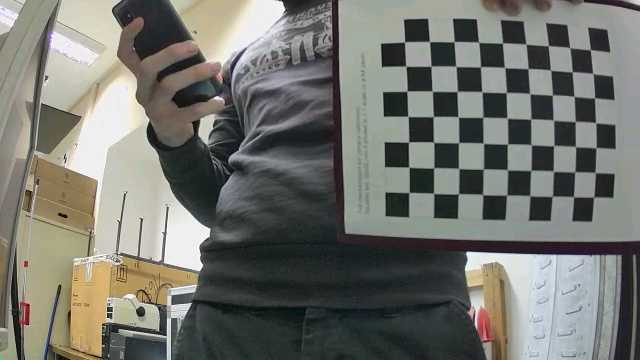
#> input picture left_camera_info/left_calib/2020-12-15_11_42_1VSTG213244BJXXK.jpg, 640 x 360 px; its folder holds only this picture in this run
$ python camera_calibration.py
#> lines starting #> are read from the running program, lines starting #| are printed output that depends on the picture; after the words box and inside, x2 and y2 are one past the last pixel; in counts of white or black regions, pixels touching at a corner belong together; long printed decimals are rounded
import numpy as np
import cv2
import glob
import matplotlib.pyplot as plt
# termination criteria
criteria = (cv2.TERM_CRITERIA_EPS + cv2.TERM_CRITERIA_MAX_ITER, 30, 0.001)
error_list = []

# prepare object points, like (0,0,0), (1,0,0), (2,0,0) ....,(6,5,0)
objp = np.zeros((9*7,3), np.float32)
objp[:,:2] = np.mgrid[0:7,0:9].T.reshape(-1,2)*10

# Arrays to store object points and image points from all the images.
objpoints = [] # 3d point in real world space
imgpoints = [] # 2d points in image plane.

images = glob.glob('left_camera_info/left_calib/*.jpg')
counter = 0
for fname in images:

    img = cv2.imread(fname)
#> img is the input picture: shape (360, 640, 3); mean B, G, R 110.4, 116.7, 115.9
    print(img.shape)
#| (360, 640, 3)
    gray = cv2.cvtColor(img,cv2.COLOR_BGR2GRAY)
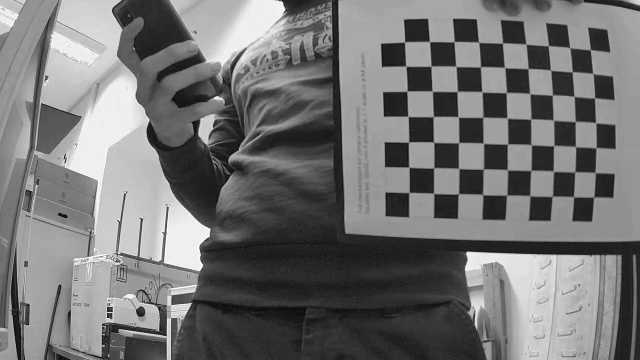
#> gray: shape (360, 640); min 1, max 255, mean 115.8

    # Find the chess board corners
    ret, corners = cv2.findChessboardCorners(gray, (7,9), None)
#> ret = True; corners = 63 rows, first 8: [409.2, 192.4], [409, 167.1], [408.7, 142], [407.9, 116.3], [407.1, 91.03], [406.2, 66.23], [404.4, 42], [433.5, 193.2]

    # If found, add object points, image points (after refining them)
    if ret == True:
        counter += 1
        objpoints.append(objp)

        corners2 = cv2.cornerSubPix(gray,corners, (11,11), (-1,-1),criteria)
#> corners2 = 63 rows, first 8: [409, 192.5], [408.9, 167.1], [408.5, 142], [408, 116.4], [406.9, 91.19], [405.8, 66.19], [404.5, 41.88], [433.7, 193.3]
        imgpoints.append(corners2)

        # Draw and display the corners
        img = cv2.drawChessboardCorners(img, (7, 9), corners2,ret)
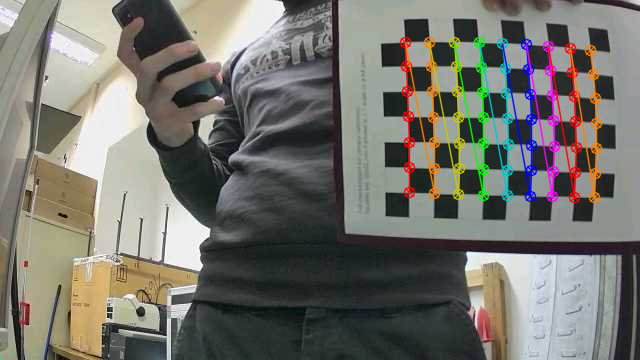
#> img: shape (360, 640, 3); 5.29% of pixels changed, all inside (x1, y1, x2, y2) = (399, 36, 603, 204)
        cv2.imshow('img',img)
        cv2.waitKey(500)
cv2.destroyAllWindows()
ret, mtx, dist, rvecs, tvecs = cv2.calibrateCamera(objpoints, imgpoints, gray.shape[::-1],None,None)
#> ret = 1.14; mtx = [[1480.5, 0, 321.7], [0, 1489.8, 175.7], [0, 0, 1]]; dist = [[-0.356, -9.65, 0.042, -0.0821, -21.35]]; rvecs = ([-0.026, 0.0484, -1.57],); tvecs = ([33.37, 7.03, 563.9],)

for i in images:
    und = cv2.undistort(cv2.imread(i), mtx, dist)
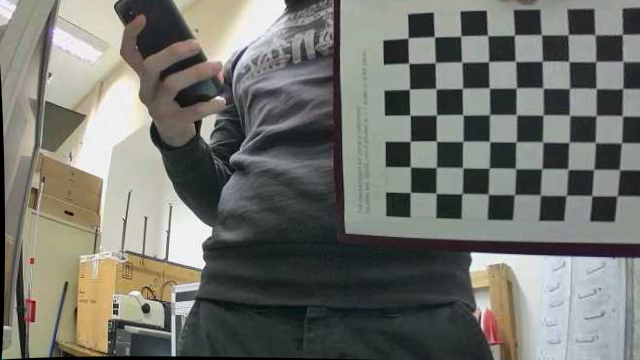
#> und: shape (360, 640, 3); mean B, G, R 109.2, 115.4, 114.5
    cv2.imshow('img',und)
    cv2.waitKey(500)
print(f'Image counter : {counter}')
mean_error = 0
for i in range(len(objpoints)):
    imgpoints2, _ = cv2.projectPoints(objpoints[i], rvecs[i], tvecs[i], mtx, dist)
    error = cv2.norm(imgpoints[i],imgpoints2, cv2.NORM_L2)/len(imgpoints2)
    error_list.append(error)
    mean_error += error
#> this loop made 1 pass
#> (error, mean_error) on pass 1: (0.143, 0.143)
#> after the loop, error_list = [0.143]; mean_error = 0.143


print (f'Reprojection error : {mean_error/len(objpoints)}')
#| Reprojection error : 0.1435
np.save('left_distortion.npy', dist)
mtx = 3 * mtx
#> mtx = [[4441.4, 0, 965.1], [0, 4469.4, 527.2], [0, 0, 3]]
mtx[2,2] = 1
np.save('left_camera.npy', mtx)
photos_list = [i+1 for i in range(counter)]
#> photos_list = [1]
plt.bar(photos_list, error_list)
plt.title('Pattern view error')
plt.xlabel('Photo number')
plt.ylabel('error (pixels')
plt.axhline(y = mean_error/len(objpoints), color = 'red')
plt.show()
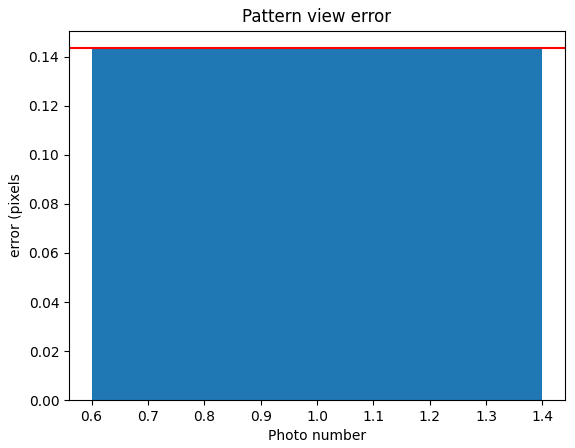
#> figure drawn by matplotlib, 1 panel

$ run again, on left_camera_info/left_calib/2020-12-15_11_43_2VSTG213244BJXXK.jpg
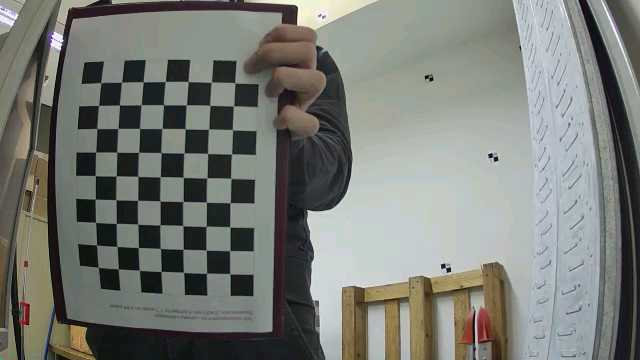
#> input picture left_camera_info/left_calib/2020-12-15_11_43_2VSTG213244BJXXK.jpg, 640 x 360 px
#> img is the input picture: shape (360, 640, 3); mean B, G, R 118.5, 123.9, 121.2
#| (360, 640, 3)
#> `ret, corners = cv2.findChessboardCorners(gray, (7,9), None)`: ret = True; corners = 63 rows, first 8: [100.7, 82.86], [121.7, 82.29], [143.3, 81.97], [165.3, 81.34], [187.9, 81.48], [211.4, 82.15], [234.5, 82.99], [98.9, 105.7]
#> corners2 = 63 rows, first 8: [100.8, 82.53], [121.5, 82.25], [143.1, 81.78], [165.2, 81.49], [188.1, 81.48], [211.3, 82.22], [234.8, 82.74], [98.57, 105.4]
#> img: shape (360, 640, 3); 5% of pixels changed, all inside (x1, y1, x2, y2) = (89, 75, 242, 281)
#> `ret, mtx, dist, rvecs, tvecs = cv2.calibrateCamera(objpoints, imgpoint..`: ret = 0.121; mtx = [[651.2, 0, 314.6], [0, 647.6, 209.5], [0, 0, 1]]; dist = [[-1.05, 1.62, -0.0255, -0.0199, -2.21]]; rvecs = ([0.0762, -0.262, 0.024],); tvecs = ([-90.71, -53.32, 243.8],)
#> `und = cv2.undistort(cv2.imread(i), mtx, dist)`:
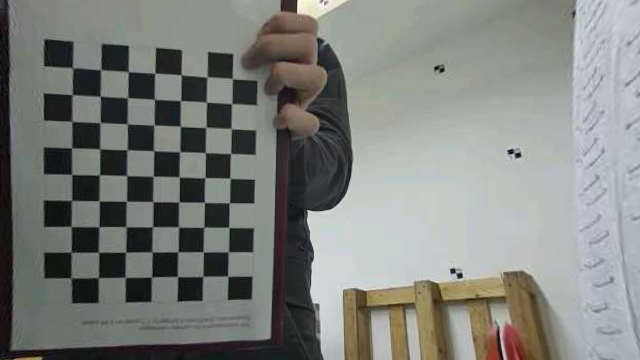
#> und: shape (360, 640, 3); mean B, G, R 125, 129.8, 126.1
#> the loop `for i in range(len(objpoints)):` made 1 pass
#> (error, mean_error) on pass 1: (0.0153, 0.0153)
#> after the loop `for i in range(len(objpoints)):`: error_list = [0.0153]; mean_error = 0.0153
#| Reprojection error : 0.01528
#> `mtx = 3 * mtx`: mtx = [[1953.5, 0, 943.9], [0, 1942.9, 628.4], [0, 0, 3]]
#> photos_list = [1]
#> `plt.show()`:
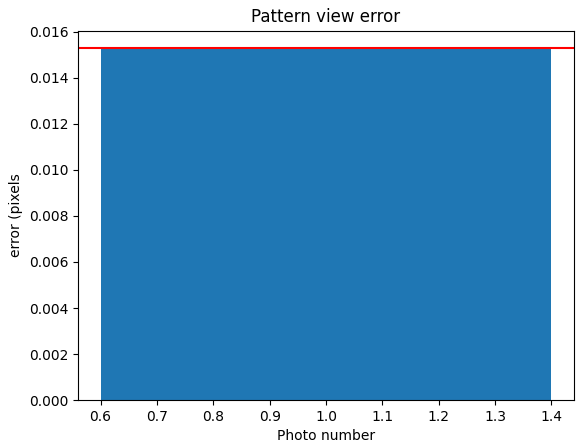
#> figure drawn by matplotlib, 1 panel

$ run again, on left_camera_info/left_calib/2020-12-15_11_44_1VSTG213244BJXXK.jpg
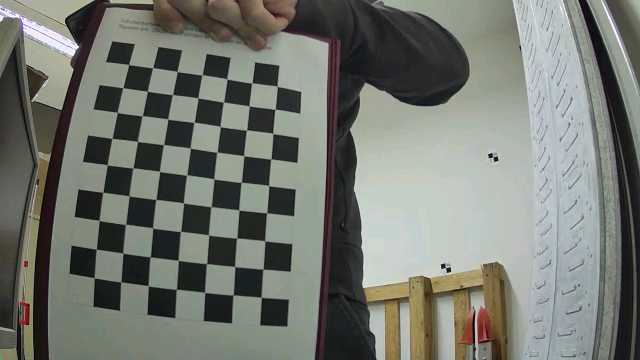
#> input picture left_camera_info/left_calib/2020-12-15_11_44_1VSTG213244BJXXK.jpg, 640 x 360 px
#> img is the input picture: shape (360, 640, 3); mean B, G, R 113.2, 120.2, 117
#| (360, 640, 3)
#> `ret, corners = cv2.findChessboardCorners(gray, (7,9), None)`: ret = True; corners = 63 rows, first 8: [128.8, 64.64], [152.8, 67.49], [176.9, 71.63], [201.8, 74.99], [227.3, 79.3], [251.9, 82.86], [277.2, 86.22], [122.8, 87.57]
#> corners2 = 63 rows, first 8: [128.7, 64.53], [152.6, 67.64], [177.1, 71.44], [202, 74.89], [227, 79], [251.7, 82.97], [277.2, 86.12], [122.8, 87.66]
#> img: shape (360, 640, 3); 5.59% of pixels changed, all inside (x1, y1, x2, y2) = (88, 59, 284, 304)
#> `ret, mtx, dist, rvecs, tvecs = cv2.calibrateCamera(objpoints, imgpoint..`: ret = 0.975; mtx = [[1203.5, 0, 333.8], [0, 1211.7, 160.7], [0, 0, 1]]; dist = [[-2.93, 10.47, 0.166, -0.201, -237]]; rvecs = ([-0.301, -0.415, 0.109],); tvecs = ([-76.06, -38.95, 431.1],)
#> `und = cv2.undistort(cv2.imread(i), mtx, dist)`:
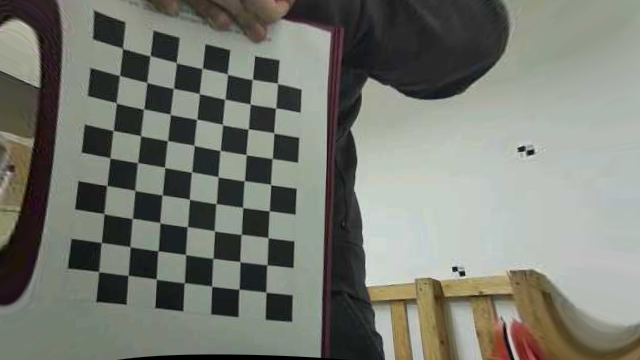
#> und: shape (360, 640, 3); mean B, G, R 113.9, 122.6, 120
#> the loop `for i in range(len(objpoints)):` made 1 pass
#> (error, mean_error) on pass 1: (0.123, 0.123)
#> after the loop `for i in range(len(objpoints)):`: error_list = [0.123]; mean_error = 0.123
#| Reprojection error : 0.1229
#> `mtx = 3 * mtx`: mtx = [[3610.6, 0, 1001.3], [0, 3635.2, 482.2], [0, 0, 3]]
#> photos_list = [1]
#> `plt.show()`:
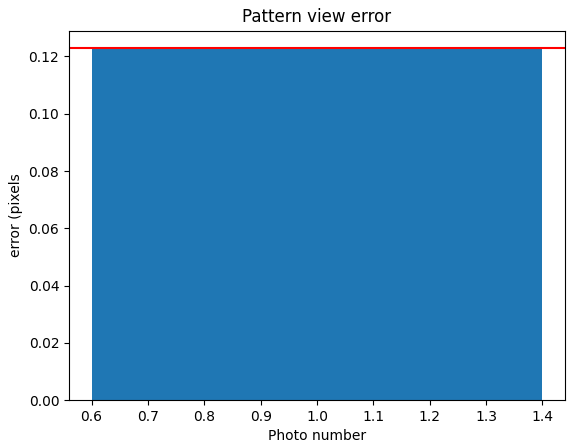
#> figure drawn by matplotlib, 1 panel

$ run again, on left_camera_info/left_calib/2020-12-15_11_44_2VSTG213244BJXXK.jpg
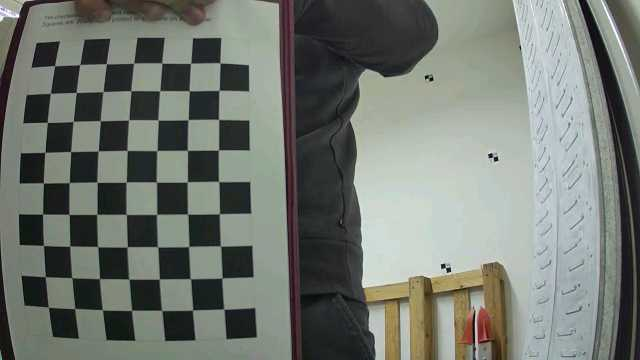
#> input picture left_camera_info/left_calib/2020-12-15_11_44_2VSTG213244BJXXK.jpg, 640 x 360 px
#> img is the input picture: shape (360, 640, 3); mean B, G, R 113.8, 120.7, 115.4
#| (360, 640, 3)
#> `ret, corners = cv2.findChessboardCorners(gray, (7,9), None)`: ret = True; corners = 63 rows, first 8: [54.71, 65.72], [79.6, 64.59], [106.3, 63.58], [133.6, 63.3], [161.9, 63.21], [190.5, 63.43], [220, 63.18], [50.5, 93.14]
#> corners2 = 63 rows, first 8: [54.59, 65.62], [79.73, 64.63], [106.3, 63.75], [133.6, 63.15], [161.8, 62.96], [190.6, 63.28], [220, 62.73], [50.36, 93.37]
#> `img = cv2.drawChessboardCorners(img, (7, 9), corners2,ret)`:
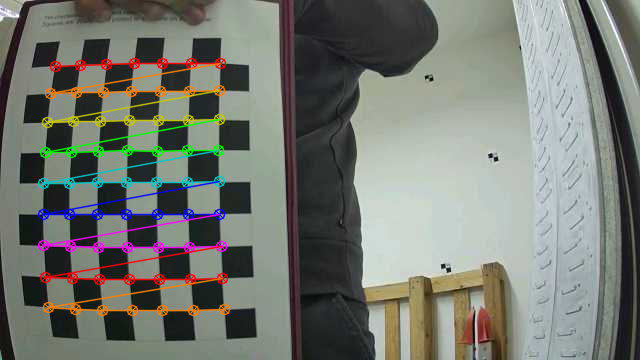
#> img: shape (360, 640, 3); 5.91% of pixels changed, all inside (x1, y1, x2, y2) = (37, 57, 231, 317)
#> `ret, mtx, dist, rvecs, tvecs = cv2.calibrateCamera(objpoints, imgpoint..`: ret = 0.223; mtx = [[346.7, 0, 287.9], [0, 347.9, 191.9], [0, 0, 1]]; dist = [[-0.29, 0.165, -0.00502, 0.0161, -0.0535]]; rvecs = ([-0.102, -0.248, -0.0249],); tvecs = ([-81.39, -42.29, 95.57],)
#> the loop `for i in range(len(objpoints)):` made 1 pass
#> (error, mean_error) on pass 1: (0.0281, 0.0281)
#> after the loop `for i in range(len(objpoints)):`: error_list = [0.0281]; mean_error = 0.0281
#| Reprojection error : 0.02813
#> `mtx = 3 * mtx`: mtx = [[1040.1, 0, 863.8], [0, 1043.6, 575.8], [0, 0, 3]]
#> photos_list = [1]
#> `plt.show()`:
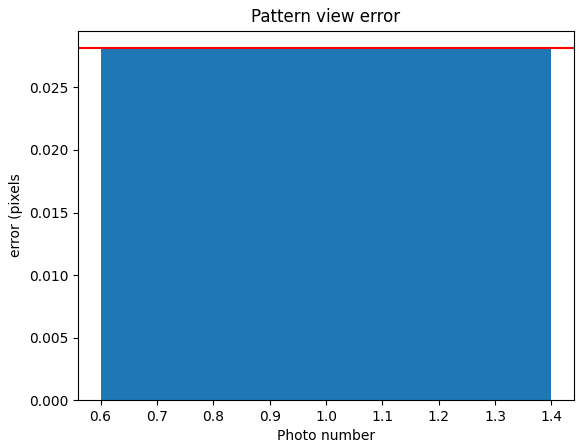
#> figure drawn by matplotlib, 1 panel

$ run again, on left_camera_info/left_calib/2020-12-15_11_42_2VSTG213244BJXXK.jpg
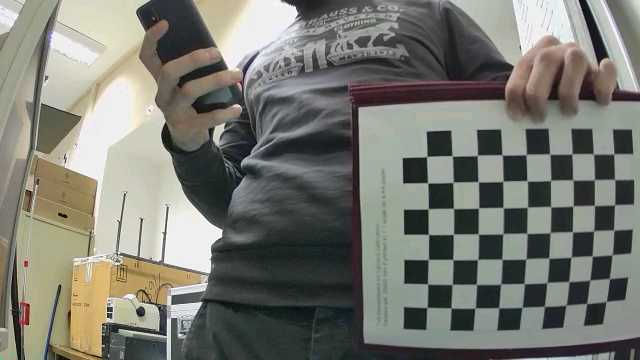
#> input picture left_camera_info/left_calib/2020-12-15_11_42_2VSTG213244BJXXK.jpg, 640 x 360 px
#> img is the input picture: shape (360, 640, 3); mean B, G, R 114.1, 121.9, 121.3
#| (360, 640, 3)
#> `ret, corners = cv2.findChessboardCorners(gray, (7,9), None)`: ret = True; corners = 63 rows, first 8: [427, 307.4], [427.5, 283.8], [428.3, 259.4], [428.6, 234.3], [427.9, 208.8], [427.7, 183.1], [426.7, 156.6], [451.3, 307.8]
#> corners2 = 63 rows, first 8: [426.9, 307.5], [427.6, 283.9], [428.3, 259.5], [428.5, 234.5], [428.2, 208.9], [427.6, 182.8], [426.7, 156.6], [451.1, 307.9]
#> img: shape (360, 640, 3); 5.27% of pixels changed, all inside (x1, y1, x2, y2) = (421, 148, 622, 315)
#> `ret, mtx, dist, rvecs, tvecs = cv2.calibrateCamera(objpoints, imgpoint..`: ret = 0.132; mtx = [[479.3, 0, 292.3], [0, 479.8, 181.7], [0, 0, 1]]; dist = [[-0.512, 0.267, 0.0029, 0.0181, -0.0801]]; rvecs = ([-0.322, 0.374, -1.57],); tvecs = ([53.41, 50.29, 179.5],)
#> the loop `for i in range(len(objpoints)):` made 1 pass
#> (error, mean_error) on pass 1: (0.0166, 0.0166)
#> after the loop `for i in range(len(objpoints)):`: error_list = [0.0166]; mean_error = 0.0166
#| Reprojection error : 0.01659
#> `mtx = 3 * mtx`: mtx = [[1437.9, 0, 877], [0, 1439.3, 545.2], [0, 0, 3]]
#> photos_list = [1]
#> `plt.show()`:
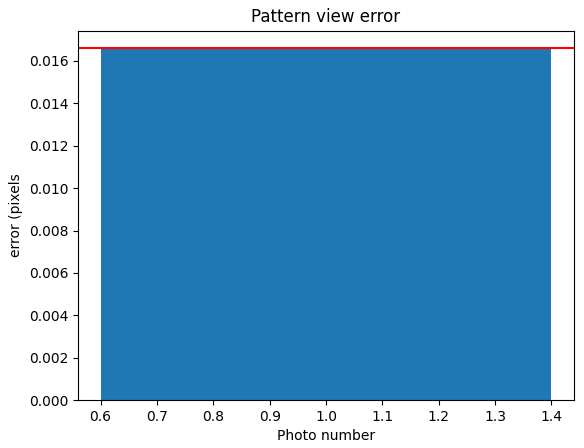
#> figure drawn by matplotlib, 1 panel
